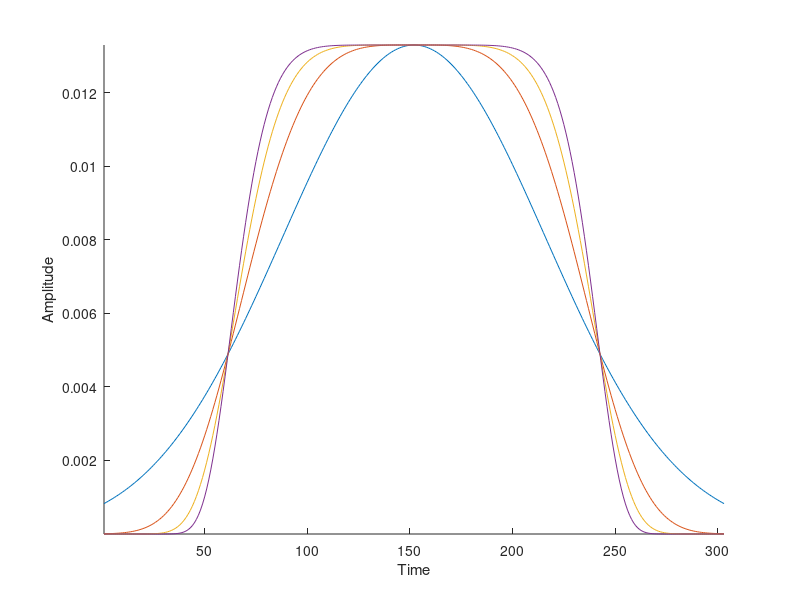

The MATLAB script that drew this image:
# The Super-Gaussian Pulses
# Author: Arvin Sharma
#  
# Theory:
#
# A Gaussian pulse is defined by the Gaussian profile:
# - s_G(t)=A/sigma*sqrt(2pi) * e^(-0.5)*(t/sigma)^2
#   - the pulse has area A=P_0*tau_0 where tau_0=sigma*(sqrt(2pi)) and P_0 is maximum at t=0
#   - The spectral function S_G(w) obtained by the Fourier transform is also a Gaussian function
#       - S_G(w)=Ae^((-1/2)*(w*sigma)^2)
#
# The derivation of the Gaussian function is explained as follows:
#
# The probability density function p(x)=1/(sigma*sqrt(2*pi))*e^((-1/2)*(x-mu/sigma)^2 is used to compute probability values for a given mu and sigma for a continuous random variable x.
# This function p(x) represents the probability of a particular value having the value x.
# We have two distributions in this example, the X and Y distributions for throws along the X and Y axis. 
# The probability of a particular value in the span from x to x+dX is defined as p(x)dX. 
# This choice of differentials allows for the probability distribution to be constructed by integrating over the infinitessimal areas at each point in the domain. 
# We similarly define the distribution p(y)dY as the probability of a particular value in the span between y and y+dY. 
# We assume the values of dX and dY to be infinitessimal such that the value of P(x) and P(y) is constant over their span for all points x and y.
# Now, we define the probability of a set of paricular random variables having the value (x,y) as p(x)dX * p(y)dY which we define as a new function g(r)dXdY where g(r)=p(x)p(y)
# The independent variable (r) is in polar coordinates where (r,theta) indicate the point (x,y)
# We differentiate both sides of g(r)=p(x)p(y) with respect to theta,
# 0 = p(x) * dp(y) / dtheta + p(y) * dp(x) / dtheta, where dg(r)/dtheta = 0 since g is not dependent on theta.
# Then using x=rcos(theta) and y=rsin(theta), we expand dp(y)/dtheta to dp(y)/dtheta*dy/dtheta and dp(x)/dtheta to dp(x)/dtheta * dx/dtheta:
# 0 = p(x)*dp(y)/dtheta * (rcos(theta)) + p(y) * dp(x)/dtheta * (-rsin(theta))
# where dx/dtheta = -rsin(theta) and dy/dtheta = rcos(theta)
# Rewriting this as 0 = p(x)p'(y)x - p(y)p'(x)y, we solve this differential equation using the separation of variables
# p'(x)/xp(x) = p'(y)/yp(y)
# We set both sides of this equation to a constant C, since both x and y are independent variables, where
# p'(x)/xp(x) = C, such that p'(x)/p(x) = Cx, Integrating both sides
# Int(dp/dx / p * dx) = Int(Cxdx) = Int(dp(x) / p(x) = Int(Cxdx) = Int(1/p(x) dpx) = Int(Cxdx)
# => ln(p(x)) = Cx^2/2 + C
# => p(x) = e^(Cx^2/2 + C) = Ke^(Cx^2/2).
# The assumption is then made for the value C to be negative based on larger values of X being less likely to occur, forming the characteristic shape of the Gaussian distribution.
# => p(x) = Ke^(kx^2/2) where K=1/(sigma*sqrt(2*pi)) and k=(-1/sigma^2) forms the equation for the Gaussian.
# The Super Gaussian generalizes the Gaussian replacing the exponent square on the variable x/sigma with 2m, forming the equation:
# S_SG= A/(sigma*sqrt(2*pi))*e^((-1/2)*(t/sigma)^2m)
# Where m controls the degree of edge sharpness:
#       - m=1 creates the ordinary Gaussian Pulse
#       - as m becomes large the pulse more closely approximates the rectangular pulse.
# 
# References: 
#   - M. S. Wartak, Computational Photonics: An Introduction with MATLAB. Cambridge: Cambridge University Press, 2013. 
#   - 
A=1;
sigma=30;
N=303;
t=linspace(-50,50,N);
hold on
for m=[1,2,3,4]
    p=A/(sigma*sqrt(2*pi))*exp(-t.^((2*m))/(sigma^(2*m)));
    h=plot(p);
endfor
xlabel("Time");
ylabel("Amplitude");
axis("tight")
waitfor(gcf);

